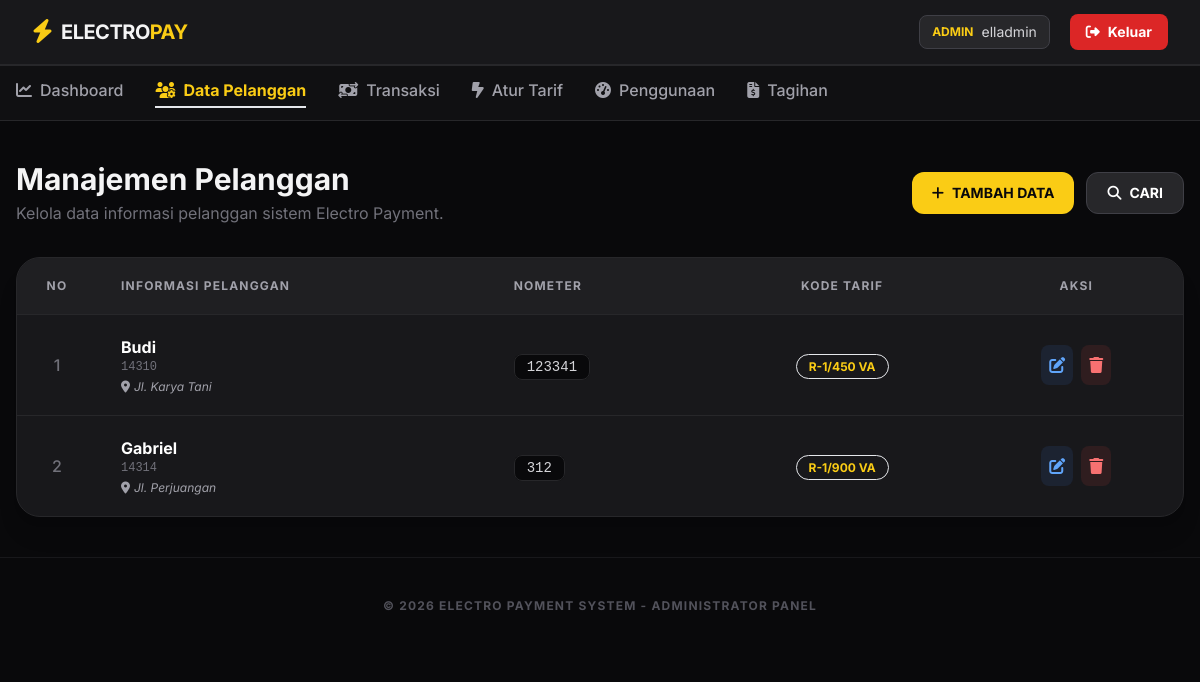
The app's page /data_pelanggan.php (signed in), older data.
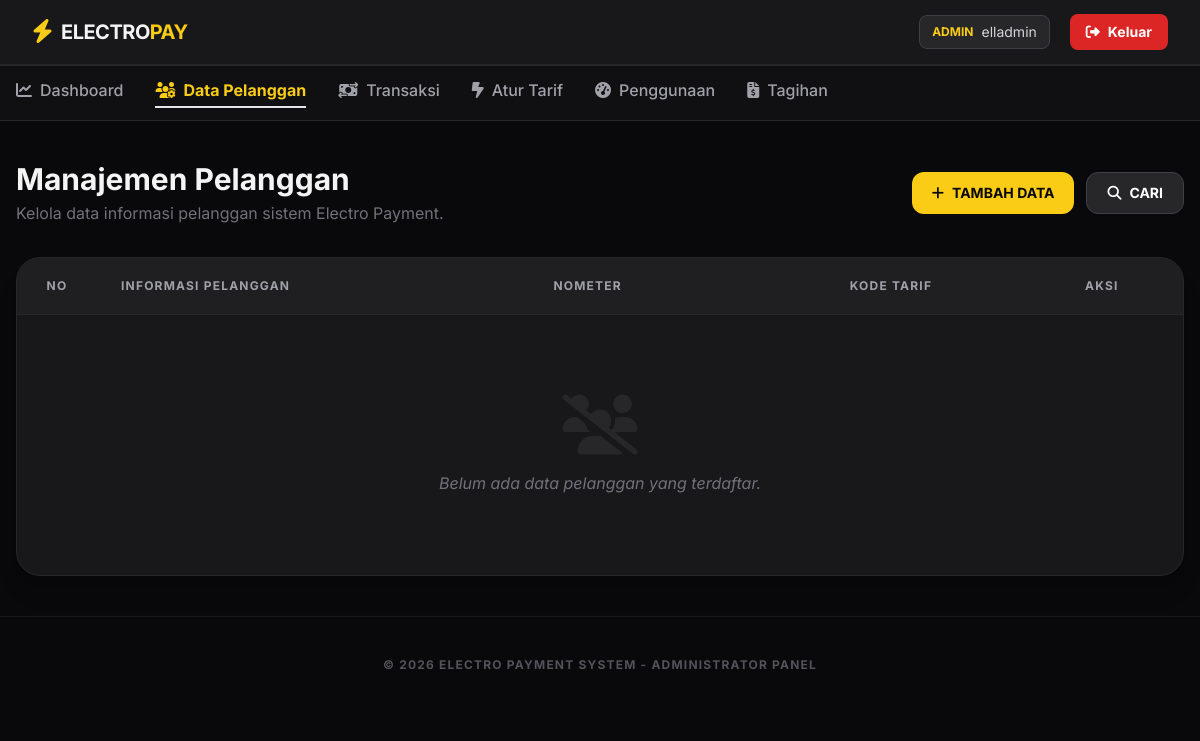
The same page, newer data.
### tables this page shows
CREATE TABLE `payment_pelanggan` (
  `id` int(10) NOT NULL,
  `id_pelanggan` varchar(100) DEFAULT NULL,
  `nometer` varchar(50) NOT NULL,
  `nama` varchar(50) NOT NULL,
  `alamat` text NOT NULL,
  `kodetarif` varchar(50) NOT NULL
);

### data_pelanggan.php (the view, shortened to what the changed rows need)
<?php
include 'koneksi.php';
$query = mysqli_query($koneksi, "SELECT * FROM payment_pelanggan ORDER BY id DESC") or die(mysqli_error($koneksi));
?>
<!DOCTYPE html>
<html lang="en">
<head>
    <script src="https://cdn.tailwindcss.com"></script>
    <link rel="stylesheet" href="https://cdnjs.cloudflare.com/ajax/libs/font-awesome/6.5.1/css/all.min.css" />
    <link href="https://cdnjs.cloudflare.com/ajax/libs/flowbite/2.3.0/flowbite.min.css" rel="stylesheet" />
</head>
<body class="bg-zinc-950 text-zinc-100 min-h-screen">
    <main class="max-w-7xl mx-auto px-4 py-10">
        <div class="flex flex-col md:flex-row md:items-center justify-between gap-4 mb-8">
            <div>
                <h2 class="text-3xl font-bold">Manajemen Pelanggan</h2>
            </div>
        </div>
        <div class="bg-zinc-900 rounded-3xl border border-zinc-800 shadow-xl overflow-hidden">
            <div class="overflow-x-auto">
                <table class="w-full text-left">
                    <thead>
                        <tr class="bg-zinc-800/50 text-zinc-400 text-xs uppercase tracking-widest border-b border-zinc-800">
                            <th class="px-6 py-5 font-bold text-center w-20">No</th>
                            <th class="px-6 py-5 font-bold">Informasi Pelanggan</th>
                            <th class="px-6 py-5 font-bold">Nometer</th>
                            <th class="px-6 py-5 font-bold text-center">Kode Tarif</th>
                            <th class="px-6 py-5 font-bold text-center">Aksi</th>
                        </tr>
                    </thead>
                    <tbody class="divide-y divide-zinc-800">
                        <?php
                            $no = 1;
                            while ($row = mysqli_fetch_array($query)) {
                        ?>
                        <tr class="hover:bg-zinc-800/20 transition-colors group">
                            <td class="px-6 py-5 text-center text-zinc-500 font-medium"><?php echo $no; ?></td>
                            <td class="px-6 py-5">
                                <div class="flex flex-col">
                                    <span class="text-white font-bold group-hover:text-yellow-brand transition-colors"><?php echo $row['nama']; ?></span>
                                    <span class="text-zinc-500 text-xs font-mono"><?php echo $row['id_pelanggan']; ?></span>
                                    <span class="text-zinc-400 text-xs mt-1 italic"><i class="fa-solid fa-location-dot mr-1"></i><?php echo $row['alamat']; ?></span>
                                </div>
                            </td>
                            <td class="px-6 py-5">
                                <span class="bg-zinc-950 text-zinc-300 px-3 py-1 rounded-lg border border-zinc-800 font-mono text-sm">
                                    <?php echo $row['nometer']; ?>
                                </span>
                            </td>
                            <td class="px-6 py-5 text-center">
                                <span class="bg-yellow-brand/10 text-yellow-brand px-3 py-1 rounded-full text-xs font-bold border border-yellow-brand/20">
                                    <?php echo $row['kodetarif']; ?>
                                </span>
                            </td>
                            <td class="px-6 py-5">
                                <div class="flex justify-center gap-2">
                                    <a href="form_edit_pelanggan.php?Id=<?php echo $row['id']; ?>" class="p-2 bg-blue-500/10 text-blue-400 hover:bg-blue-500 hover:text-white rounded-lg transition-all" title="Edit Data">
                                        <i class="fa-solid fa-pen-to-square"></i>
                                    </a>
                                    <a href="delete_data_pelanggan.php?Id=<?php echo $row['id']; ?>" class="p-2 bg-red-500/10 text-red-400 hover:bg-red-500 hover:text-white rounded-lg transition-all" onclick="return confirm('Yakin hapus data ini?')" title="Hapus Data">
                                        <i class="fa-solid fa-trash"></i>
                                    </a>
                                </div>
                            </td>
                        </tr>
                        <?php
                            $no++;
                            }
                        ?>
                    </tbody>
                </table>
            </div>
            <?php if (mysqli_num_rows($query) == 0): ?>
            <div class="p-20 text-center">
                <i class="fa-solid fa-users-slash text-zinc-800 text-6xl mb-4"></i>
                <p class="text-zinc-500 italic">Belum ada data pelanggan yang terdaftar.</p>
            </div>
            <?php endif; ?>
        </div>
    </main>
</body>
</html>

Row changes from the older to the newer data that the page shows:
removed payment_pelanggan: nama "Budi", id_pelanggan "14310", alamat "Jl. Karya Tani", nometer "123341", kodetarif "R-1/450 VA"
removed payment_pelanggan: nama "Gabriel", id_pelanggan "14314", alamat "Jl. Perjuangan", nometer "312", kodetarif "R-1/900 VA"
Text that changed along with them:
text now shown: "Belum ada data pelanggan yang terdaftar."
